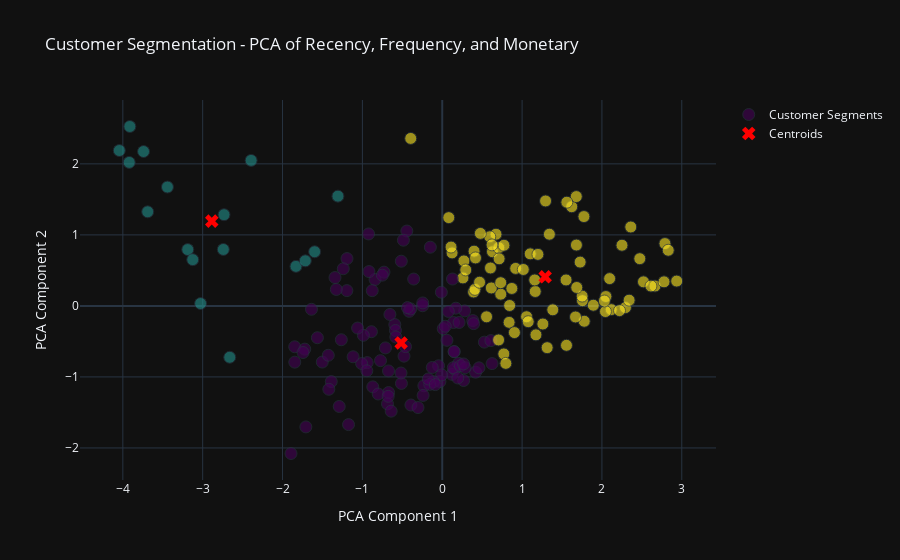

Here is the notebook cell this chart was saved with:
### Code cell
# Plot the customer segmentation clusters using Plotly in the PCA space
fig = go.Figure()

fig.add_trace(go.Scatter(
    x=df_pca[:, 0], 
    y=df_pca[:, 1], 
    mode='markers', 
    marker=dict(
        color=df['cluster'], 
        colorscale='Viridis', 
        size=12, 
        opacity=0.6, 
        line=dict(width=1)
    ),
    text=df['CustomerID'],  # Optional: Show CustomerID on hover
    name='Customer Segments'
))

# Cluster centroids in the PCA space
centroids = pca.transform(kmeans.cluster_centers_)

fig.add_trace(go.Scatter(
    x=centroids[:, 0], 
    y=centroids[:, 1], 
    mode='markers', 
    marker=dict(
        color='red', 
        size=12, 
        symbol='x'
    ),
    name='Centroids'
))

fig.update_layout(
    title='Customer Segmentation - PCA of Recency, Frequency, and Monetary',
    xaxis=dict(title='PCA Component 1'),
    yaxis=dict(title='PCA Component 2'),
    template='plotly_dark',
    hovermode='closest'
)

fig.show()

### Figure 1 — Plotly figure (JSON) as saved in the notebook; plotly's stock layout.template omitted (floating-point values rounded to 4 significant figures; data arrays with more than 128 entries replaced by an {"elided": "..."} marker saying what was removed)
{"data": [{"marker": {"color": {"elided": "195 int values"}, "colorscale": [[0, "#440154"], [0.1111, "#482878"], [0.2222, "#3e4989"], [0.3333, "#31688e"], [0.4444, "#26828e"], [0.5556, "#1f9e89"], [0.6667, "#35b779"], [0.7778, "#6ece58"], [0.8889, "#b5de2b"], [1, "#fde725"]], "line": {"width": 1}, "opacity": 0.6, "size": 12}, "mode": "markers", "name": "Customer Segments", "text": {"elided": "195 str values"}, "type": "scatter", "x": {"elided": "195 float values"}, "y": {"elided": "195 float values"}}, {"marker": {"color": "red", "size": 12, "symbol": "x"}, "mode": "markers", "name": "Centroids", "type": "scatter", "x": [-0.5149, -2.886, 1.289], "y": [-0.5221, 1.193, 0.4093]}], "layout": {"hovermode": "closest", "title": {"text": "Customer Segmentation - PCA of Recency, Frequency, and Monetary"}, "xaxis": {"title": {"text": "PCA Component 1"}}, "yaxis": {"title": {"text": "PCA Component 2"}}}}
